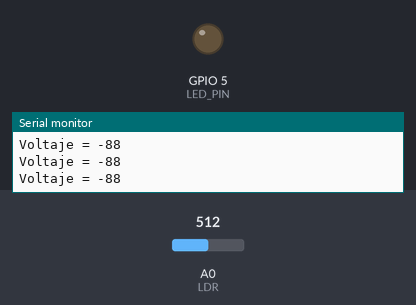
Simulated run of this sketch. Board: ESP8266 (NodeMCU). Shown: output pins drawn as LEDs (lit = HIGH), the last lines printed to the serial monitor. Inputs (shaded band) come from the test bench; at power-on: A0 (LDR) = 512.

Above: at 1.2 s.
1.3 s: A0 (LDR) set to 716
At 2.5 s:
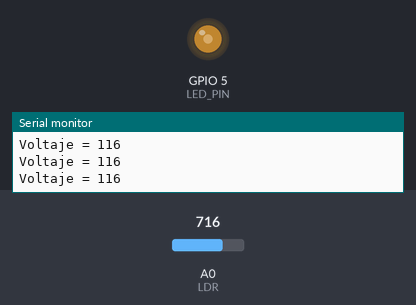
2.8 s: A0 (LDR) set to 900
At 3.9 s:
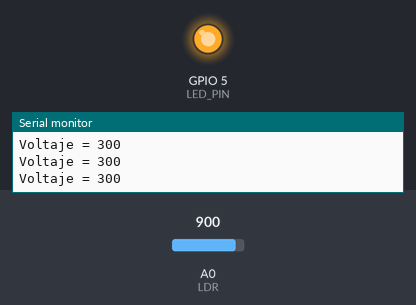
Timing chart, 0 to 5.8 s (numbered marks = the images above; inputs shaded):
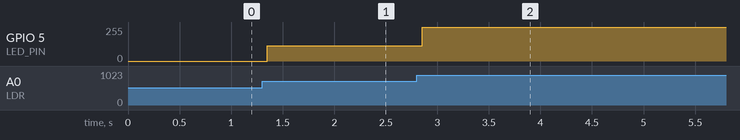

The sketch:

LDRESP8266-Prueba1.ino
```cpp
/*
 *
 * Programa para arduino que modula la intensidad de brillo de un led mediante la cantidad de luz que recibe un sensor ldr.
 *
 * @author Jesus Barajas
 */
#include <ESP8266WiFi.h>
#include <PubSubClient.h>
 //Update these with values suitable for your network.
const char* ssid = "AVERNO";
const char* password = "M0v13lee@nuX7g";
const char* mqtt_server = "192.168.10.133";

const int LED_PIN = 5; //Puerto de salida D1 en la placa ESP8266
const int LDR = A0; //Puerto de entrada A0 en al placa ESP8266
WiFiClient espClient;
PubSubClient client(espClient);

void setup() {
  Serial.begin(9600); //Imprimir en terminal de IDE arduino
  pinMode(LED_PIN, OUTPUT); //LED en el pin 4 es la salida
  }

void loop() {
  int entrada = analogRead(LDR); //Se lee la entrada análoga
  entrada = entrada - 600;//Bajamos la intensidad de voltaje que recibe para darle mayor sensibilidad
  analogWrite(LED_PIN, entrada);//Se manda como salida a LED_PIN el valor que se reciba de la entrada LDR sobre 4 para que sea un valor menor que 256
  delay(150); //tiempo entre dos ciclos loop
  Serial.print("Voltaje = ");//Cadena
  Serial.println(entrada); //Cantidad de voltaje que estaa recibiendo nuestra resistencia
  }
```

Measured:
- after the input at 1.3 s, GPIO 5 (LED_PIN): 0/255 → 116/255 after 0.05 s
- after the input at 2.8 s, GPIO 5 (LED_PIN): 116/255 → 255/255 after 0.05 s
